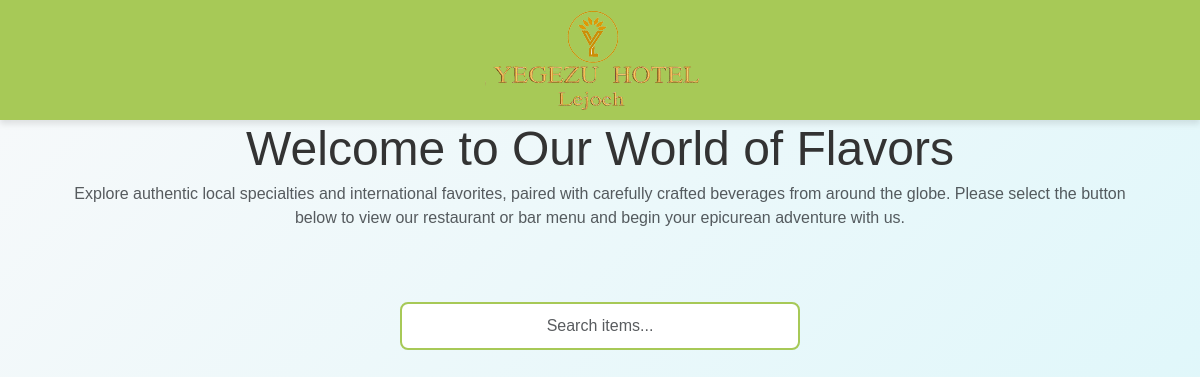
The app's page /, older data.
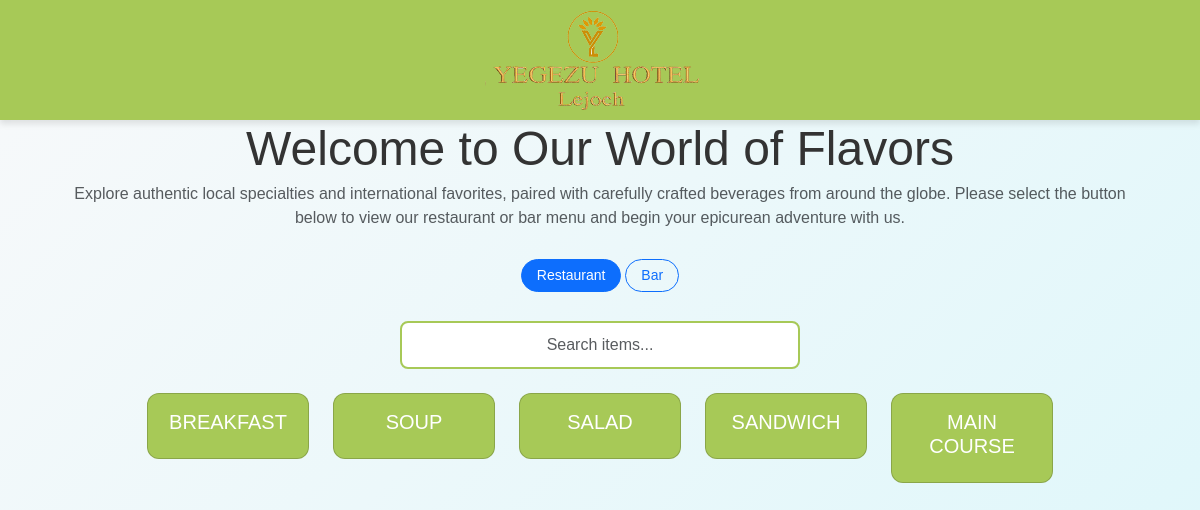
The same page, newer data.
### menu/models.py (models this page shows, shortened)
class MainCategory(models.Model):
    name = models.CharField(max_length=100)
    description = models.TextField(blank=True)

class Category(models.Model):
    name = models.CharField(max_length=100)
    main_category = models.ForeignKey(MainCategory, on_delete=models.CASCADE)
    description = models.TextField(blank=True)

### menu/views.py (the view, shortened to what this page needs)
# urls.py: path('', views.menu_view, name='menu'),
def menu_view(request):
    main_categories = MainCategory.objects.all()
    default_main_category = MainCategory.objects.filter(name="Restaurant").first()
    if not default_main_category and main_categories.exists():
        default_main_category = main_categories.first()
    selected_main_category_id = request.GET.get('main_category')
    if selected_main_category_id:
        selected_main_category = get_object_or_404(MainCategory, id=selected_main_category_id)
    elif default_main_category:
        selected_main_category = default_main_category
    else:
        selected_main_category = None
    selected_subcategory = request.GET.get('subcategory')
    search_query = request.GET.get('search', '')
    subcategories = Category.objects.filter(main_category=selected_main_category) if selected_main_category else []
    menu_items = MenuItem.objects.none()
    if selected_main_category:
        subcategory_ids = subcategories.values_list('id', flat=True)
    context = {
        'main_categories': main_categories,
        'selected_main_category': selected_main_category,
        'subcategories': subcategories,
        'menu_items': menu_items,
        'selected_subcategory': selected_subcategory,
        'search_query': search_query
    }
    return render(request, 'menu/menu.html', context)

### menu/templates/menu/menu.html (shortened to what this page needs)
{% extends 'menu/base.html' %}
{% block content %}
<div class="container">
        {% if not selected_subcategory and not search_query %}
        <div class="row mb-2 text-center">
            <div class="col-md-12">
                <h3 class="display-5 mb-1">Welcome to Our World of Flavors</h3>
                <p class="text-muted">
                    Explore authentic local specialties and international favorites, paired with carefully
                    crafted beverages from around the globe. Please select the button below to view our
                    restaurant or bar menu and begin your epicurean adventure with us.
                </p>
            </div>
        </div>
        {% endif %}
    <div class="row mb-4">
        <div class="col-md-12 text-center">
            <div class="btn-group">
                {% for main_cat in main_categories %}
                <a href="?main_category={{ main_cat.id }}"
                   class="btn btn-outline-primary btn-sm {% if main_cat.id == selected_main_category.id %}active{% endif %}">
                    {{ main_cat.name }}
                </a>
                {% endfor %}
            </div>
        </div>
    </div>
    <form method="get" action="">
        <div class="row mb-4">
            <div class="col-md-12 text-center">
                <input type="text"
                       name="search"
                       id="search-input"
                       class="form-control search-bar"
                       placeholder="Search items..."
                       value="{{ search_query }}">
            </div>
        </div>
    </form>
    {% if not selected_subcategory and not search_query %}
    <div class="row mb-4 justify-content-center">
        {% for subcategory in subcategories %}
        <div class="col-lg-2 col-md-4 col-sm-6 mb-4">
            <a href="?main_category={{ selected_main_category.id }}&subcategory={{ subcategory.id }}"
               class="text-decoration-none">
                <div class="card category-card">
                    <div class="card-body">
                        <h5 class="card-title text-center">{{ subcategory.name }}</h5>
                    </div>
                </div>
            </a>
        </div>
        {% endfor %}
    </div>
    {% endif %}
</div>
{% endblock %}

Row changes from the older to the newer data that the page shows:
added MainCategory: name "Restaurant"
added MainCategory: name "Bar"
now on this page (row edited): Category: name "BREAKFAST"
now on this page (row edited): Category: name "SOUP"
now on this page (row edited): Category: name "SALAD"
now on this page (row edited): Category: name "SANDWICH"
now on this page (row edited): Category: name "MAIN COURSE"
